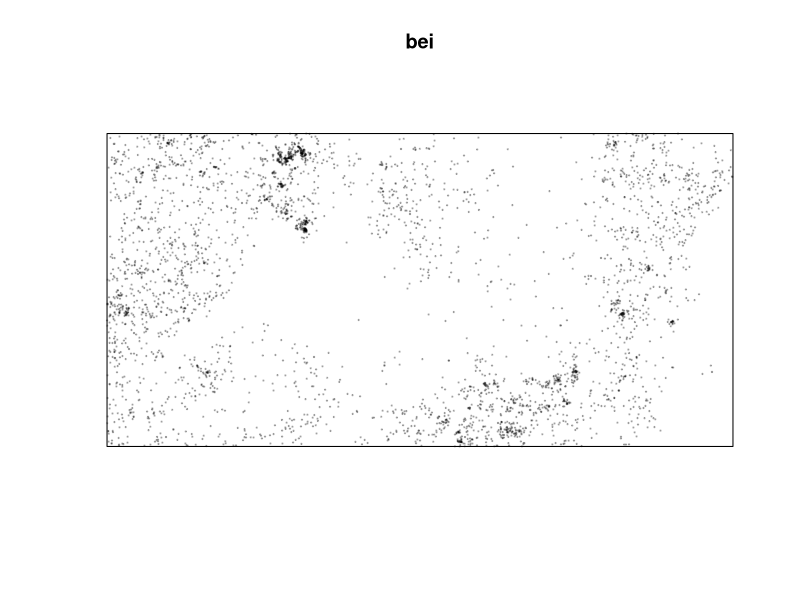
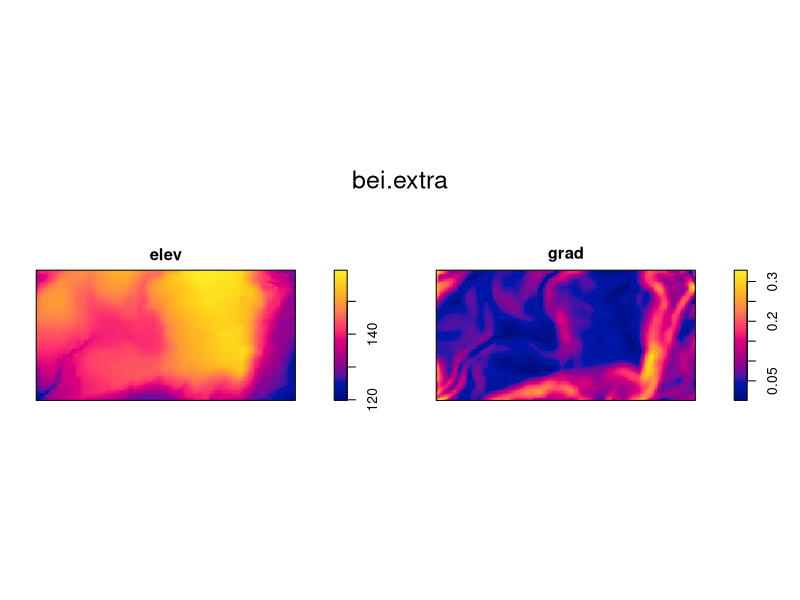
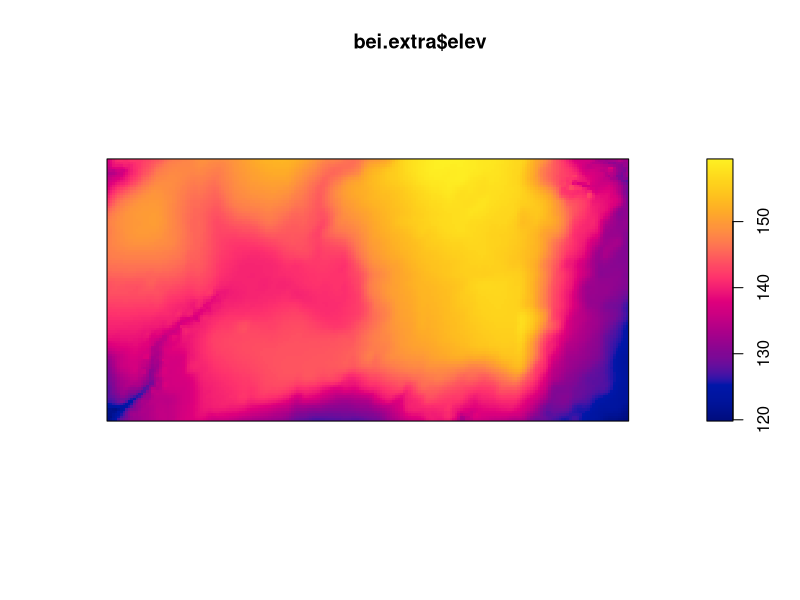
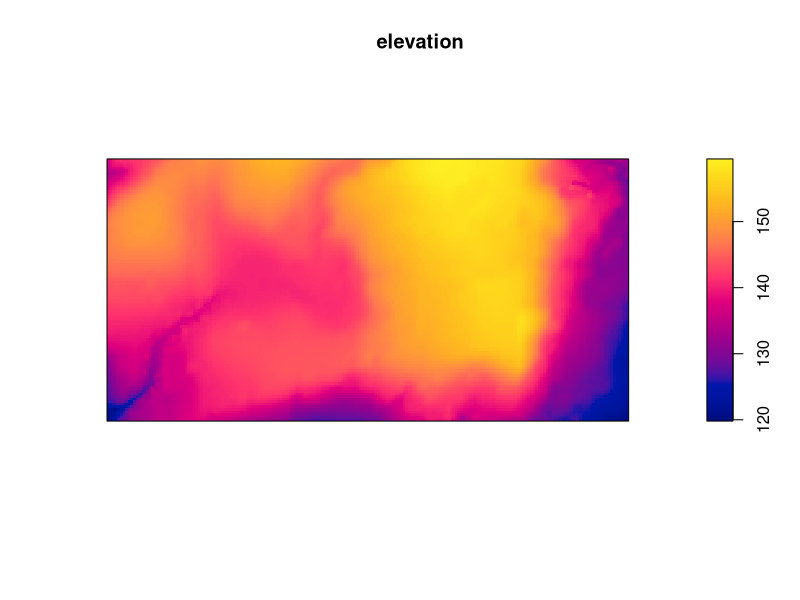
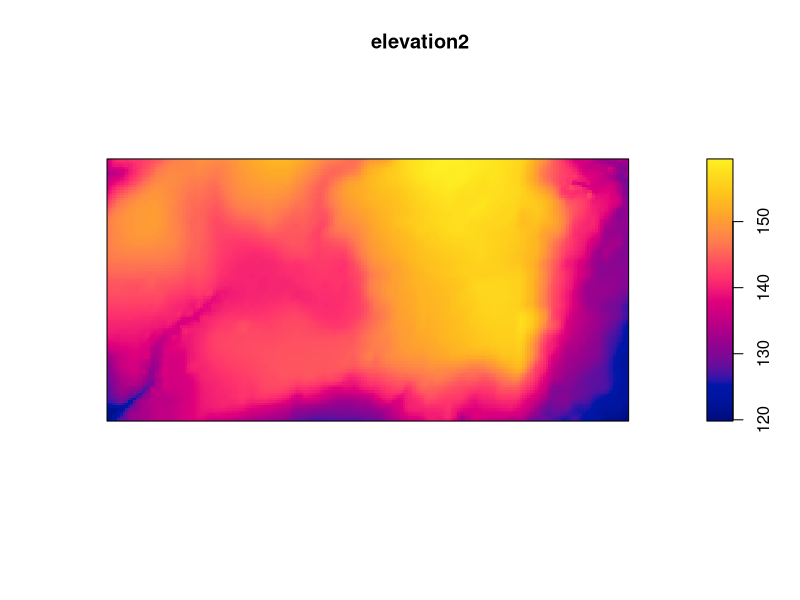
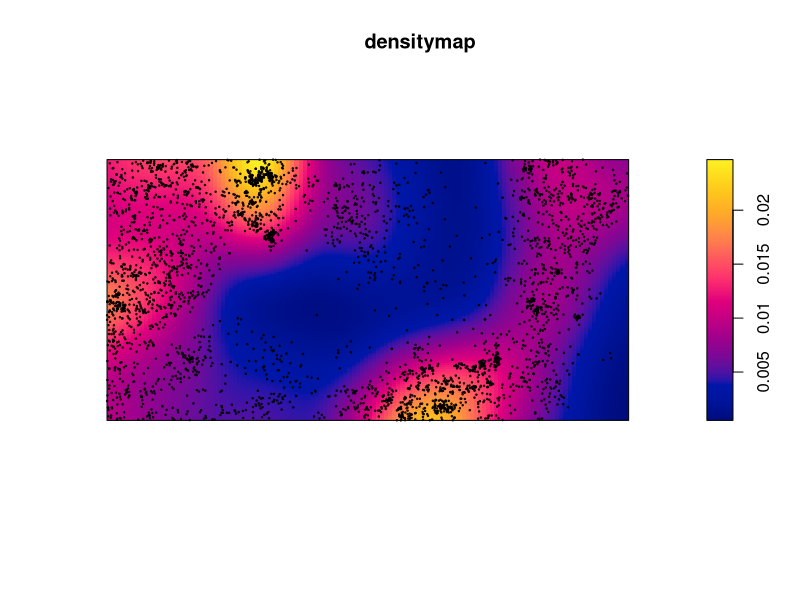
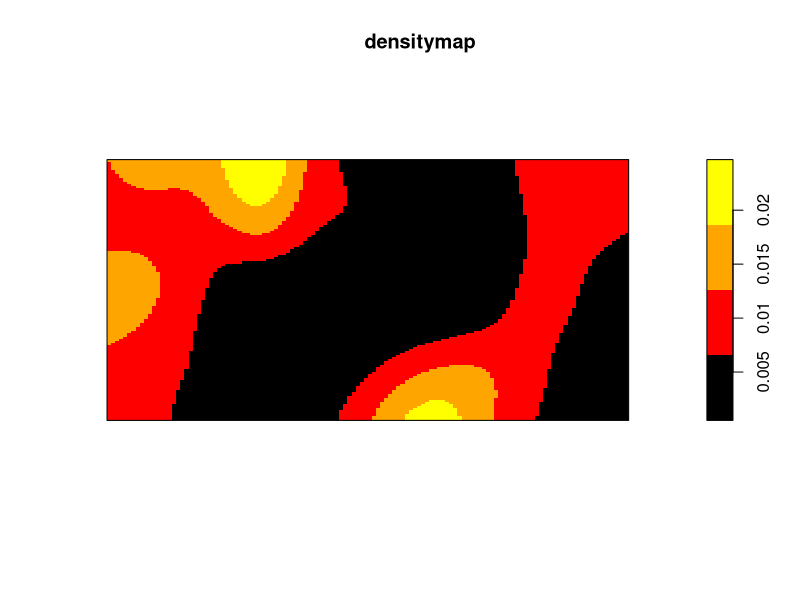
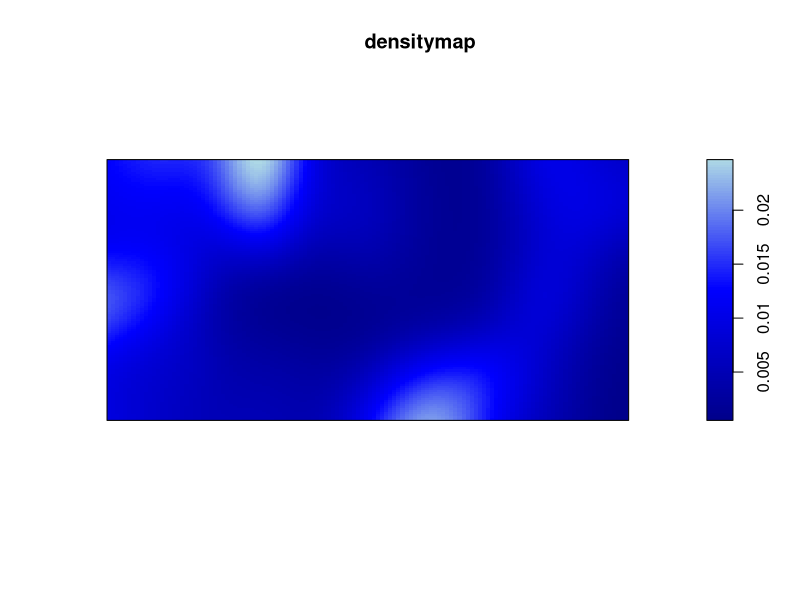

These figures' R source, in order:
# A package is needed for point pattern analysis. Here is its documentation: https://cran.r-project.org/web/packages/spatstat/index.html
install.packages("spatstat") # this line is for installing the spatstat library into R
library(spatstat) # that one is for calling it for this particular script

# We will use the bei dataset from the spatstat library. 
# Description: "A point pattern giving the locations of 3605 trees in a tropical rain forest. Accompanied by covariate data giving the elevation (altitude) and slope of elevation in the study region." 
# This description is given as "hover" text when you type "bei" in the console in R studio.

bei # loads the dataset, but this line doesn't seem to be necessary for what follows
plot(bei, cex = .2, pch = 19) # plots bei as a set of solid circles of size .2

bei.extra # loads the extra data related to bei
plot(bei.extra)

### Selecting a variable in the dataset ###

plot(bei.extra$elev) # the '$' selects the elev variable in the extra data
elevation <- bei.extra$elev
plot(elevation)

# Second method #
elevation2 <- bei.extra[[1]] # the double parentheses are because bei.extra is a 2D dataset
plot(elevation2)

### Passing from points to a continuous surface ###

densitymap <- density(bei) # apparently, the density() function "computes kernel density estimates". I don't know what this means, but I do know we're using it to build a density map
plot(densitymap)
points(bei, cex=.2)

cl <- colorRampPalette(c("black", "red", "orange", "yellow"))(100) # creates the color palette. Full description: "These functions return functions that interpolate a set of given colors to create new color palettes (like topo.colors) and color ramps, functions that map the interval [0, 1] to colors (like grey)." 

cl <- colorRampPalette(c("black", "red", "orange", "yellow"))(4) # changes the number of intermediate colors between each of the colors in the array
plot(densitymap, col=cl)

clnew <- colorRampPalette(c("dark blue", "blue", "light blue"))(100) # changes the colors in the palette
plot(densitymap, col=clnew)

elev <- elevation # renaming "elevation" because we're lazy ^^

### Building a multiframe ###

par(mfrow = c(1,2)) # creates a multiframe with 1 line and 2 columns. Description of the par function: "par can be used to set or query graphical parameters. Parameters can be set by specifying them as arguments to par in tag = value form, or by passing them as a list of tagged values." Here, we're setting the mfrow parameter

### Plotting densitymap and elev in the multiframe ###

plot(densitymap)
plot(elev)
# The first plot appears on the left

par(mfrow = c(2,1)) # creates a multiframe with 2 lines and 1 column.
plot(densitymap)
plot(elev)
# The first plot appears on top

# Plots in a multiframe go from left to right and from top to bottom

par(mfrow = c(1,3))
plot(bei)
plot(densitymap)
plot(elev)
